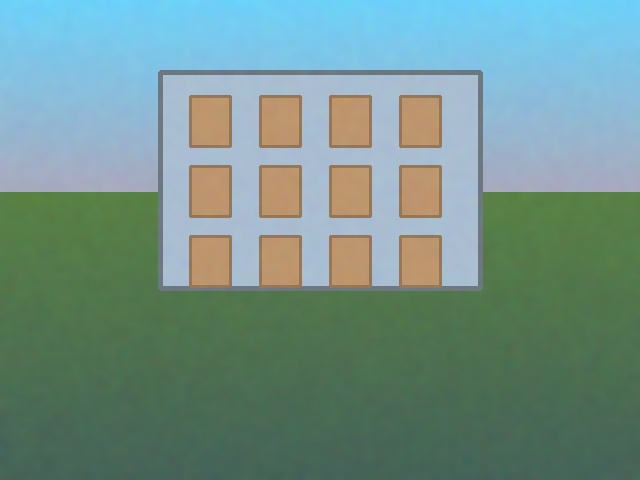
#> input picture data/samples/clean.jpg, 640 x 480 px
$ python build_dataset.py --src ../data/samples --out out.png   (older library calls are emulated)
#> lines starting #> are read from the running program, lines starting #| are printed output that depends on the picture
### backend/features.py
"""
Image quality feature extraction.

Every function here computes ONE interpretable signal about the image
(sharpness, brightness, noise, etc). We keep them separate and interpretable
on purpose -- this is what lets us explain *why* an image was flagged
(see explainability requirement in the assessment), not just spit out a score.
"""

import cv2
import numpy as np


def load_image_bgr(path_or_bytes):
    """Load image as BGR numpy array. Accepts a file path or raw bytes."""
    if isinstance(path_or_bytes, (bytes, bytearray)):
        if not path_or_bytes:
            return None  # Empty buffer — caller maps this to ValueError
        arr = np.frombuffer(path_or_bytes, dtype=np.uint8)
        img = cv2.imdecode(arr, cv2.IMREAD_COLOR)
    else:
        img = cv2.imread(str(path_or_bytes), cv2.IMREAD_COLOR)
    return img  # None if decode failed -> caller must handle "corrupted"


def sharpness_score(gray: np.ndarray) -> float:
    """
    Variance of the Laplacian. Intuition: sharp edges create large second
    derivatives; blur smooths them out. Low variance -> blurry image.
    Typical thresholds (empirical, tune on your data): <100 = very blurry,
    100-300 = soft/mild blur, >300 = sharp.
    """
    return float(cv2.Laplacian(gray, cv2.CV_64F).var())


def brightness_stats(gray: np.ndarray) -> dict:
    """
    Mean brightness (0-255) and the fraction of pixels that are near-black
    or near-white (clipped). A photo taken in a dark room clips toward 0;
    a photo taken facing the sun clips toward 255.
    """
    mean_brightness = float(gray.mean())
    total = gray.size
    dark_frac = float(np.sum(gray < 15) / total)
    bright_frac = float(np.sum(gray > 240) / total)
    return {
        "mean_brightness": mean_brightness,
        "dark_pixel_fraction": dark_frac,
        "bright_pixel_fraction": bright_frac,
    }


def contrast_score(gray: np.ndarray) -> float:
    """Standard deviation of pixel intensities. Low = flat/washed-out image."""
    return float(gray.std())


def noise_score(gray: np.ndarray) -> float:
    """
    Estimate noise using the difference between the image and a
    median-blurred version of itself. Median blur removes noise but
    keeps edges, so what's left over (residual) is mostly noise.
    High residual std -> noisy image (like grain in a low-light photo).
    """
    denoised = cv2.medianBlur(gray, 5)
    residual = gray.astype(np.float32) - denoised.astype(np.float32)
    return float(residual.std())


def saturation_stats(bgr: np.ndarray) -> dict:
    """Mean and std of saturation channel in HSV. Very low mean -> washed out."""
    hsv = cv2.cvtColor(bgr, cv2.COLOR_BGR2HSV)
    sat = hsv[:, :, 1].astype(np.float32)
    return {"mean_saturation": float(sat.mean()), "std_saturation": float(sat.std())}


def edge_density(gray: np.ndarray) -> float:
    """
    Fraction of pixels detected as edges by Canny. Very low edge density
    combined with low sharpness is a strong blur signal (a sharp image of
    a truly flat wall is rare -- most real photos have texture somewhere).
    """
    edges = cv2.Canny(gray, 100, 200)
    return float(np.count_nonzero(edges) / edges.size)


def block_uniformity_score(gray: np.ndarray, block_size: int = 16) -> float:
    """
    Corruption/severe-degradation heuristic: split the image into blocks
    and count how many blocks are near-perfectly uniform (std ~ 0).
    Legitimate photos rarely have large flat regions of identical pixel
    values -- that pattern shows up in truncated/corrupted JPEGs where
    entire blocks fail to decode and get filled with a placeholder color.
    """
    h, w = gray.shape
    if h < block_size or w < block_size:
        return 0.0
    n_blocks = 0
    n_uniform = 0
    for y in range(0, h - block_size, block_size):
        for x in range(0, w - block_size, block_size):
            block = gray[y : y + block_size, x : x + block_size]
            n_blocks += 1
            if block.std() < 1.0:
                n_uniform += 1
    return float(n_uniform / n_blocks) if n_blocks else 0.0


def extract_features(bgr: np.ndarray) -> dict:
    """
    Run the full feature pipeline on a loaded BGR image and return a flat
    dict. This dict is what gets: (a) fed to the ML model, and (b) shown
    to the user for explainability.
    """
    gray = cv2.cvtColor(bgr, cv2.COLOR_BGR2GRAY)

    feats = {}
    feats["sharpness"] = sharpness_score(gray)
    feats.update(brightness_stats(gray))
    feats["contrast"] = contrast_score(gray)
    feats["noise"] = noise_score(gray)
    feats.update(saturation_stats(bgr))
    feats["edge_density"] = edge_density(gray)
    feats["block_uniformity"] = block_uniformity_score(gray)
    feats["height"], feats["width"] = gray.shape

    return feats


FEATURE_ORDER = [
    "sharpness",
    "mean_brightness",
    "dark_pixel_fraction",
    "bright_pixel_fraction",
    "contrast",
    "noise",
    "mean_saturation",
    "std_saturation",
    "edge_density",
    "block_uniformity",
]


def features_to_vector(feats: dict) -> np.ndarray:
    """Convert the feature dict to a fixed-order numpy vector for the model."""
    return np.array([feats[k] for k in FEATURE_ORDER], dtype=np.float32)

### backend/degrade.py
"""
Synthetic degradation generator.

Takes clean images and deliberately damages them in controlled, labeled ways
(blur, over/underexposure, noise, corruption). This is our "test kitchen":
instead of hunting for already-bad photos with unreliable labels, we take
known-good photos and break them ourselves, so we know the ground truth.

Justified by assessment section 8: "If synthetic degradation is used,
describe how training and evaluation data were generated."
"""

import io
import random

import cv2
import numpy as np
from PIL import Image

ISSUE_TYPES = [
    "clean",
    "blur",
    "underexposure",
    "overexposure",
    "noise",
    "corruption",
    "visual_defect",
]


# [10 lines left out: functions apply_blur, apply_underexposure, not called in this run]


def apply_overexposure(bgr: np.ndarray, severity: str) -> np.ndarray:
    """Brighten/blow out the image (simulates shooting into direct sun)."""
    add = {"low": 60, "medium": 110, "high": 170}[severity]
    return np.clip(bgr.astype(np.float32) + add, 0, 255).astype(np.uint8)


# [5 lines left out: function apply_noise, not called in this run]


def apply_corruption(bgr: np.ndarray, severity: str) -> np.ndarray:
    """
    Simulate corrupted/truncated JPEG data by re-encoding at very low
    quality and/or blacking out random blocks (mimics decode failures
    where chunks of the image fail to load).
    """
    quality = {"low": 25, "medium": 10, "high": 3}[severity]
    ok, enc = cv2.imencode(".jpg", bgr, [cv2.IMWRITE_JPEG_QUALITY, quality])
    out = cv2.imdecode(enc, cv2.IMREAD_COLOR)

    if severity in ("medium", "high"):
        h, w = out.shape[:2]
        n_blocks = {"medium": 2, "high": 6}[severity]
        block = max(8, min(h, w) // 8)
        for _ in range(n_blocks):
            y = random.randint(0, max(0, h - block))
            x = random.randint(0, max(0, w - block))
            out[y : y + block, x : x + block] = 0
    return out


def apply_visual_defect(bgr: np.ndarray, severity: str) -> np.ndarray:
    """
    Simulate visual defects: random colored scratch lines and a semi-transparent
    tinted region (watermark / lens flare artifact). These represent
    "Potential visual defect" from the assessment requirements — defects that
    are NOT just exposure/blur/noise problems.
    """
    out = bgr.copy().astype(np.float32)
    h, w = out.shape[:2]

    # Number of scratch lines and tint intensity scale with severity
    n_scratches = {"low": 2, "medium": 5, "high": 12}[severity]
    tint_alpha = {"low": 0.15, "medium": 0.30, "high": 0.50}[severity]

    # Scratch lines — thin random diagonal lines across the image
    for _ in range(n_scratches):
        x1, y1 = random.randint(0, w), random.randint(0, h)
        x2, y2 = random.randint(0, w), random.randint(0, h)
        color = (
            float(random.randint(180, 255)),
            float(random.randint(180, 255)),
            float(random.randint(180, 255)),
        )
        cv2.line(out, (x1, y1), (x2, y2), color, thickness=random.randint(1, 3))

    # Tinted rectangular region (simulates lens flare / watermark / burn)
    rx1 = random.randint(0, w // 2)
    ry1 = random.randint(0, h // 2)
    rx2 = min(w, rx1 + random.randint(w // 4, w // 2))
    ry2 = min(h, ry1 + random.randint(h // 4, h // 2))
    tint_color = np.array(
        [random.randint(0, 255), random.randint(0, 255), random.randint(200, 255)],
        dtype=np.float32,
    )
    region = out[ry1:ry2, rx1:rx2]
    out[ry1:ry2, rx1:rx2] = region * (1 - tint_alpha) + tint_color * tint_alpha

    return np.clip(out, 0, 255).astype(np.uint8)


DEGRADERS = {
    "blur": apply_blur,
    "underexposure": apply_underexposure,
    "overexposure": apply_overexposure,
    "noise": apply_noise,
    "corruption": apply_corruption,
    "visual_defect": apply_visual_defect,
}


def make_labeled_sample(bgr: np.ndarray, issue_type: str = None, severity: str = None):
    """
    Produce one (degraded_image, label) pair.
    If issue_type is None, pick randomly (including 'clean' = no degradation).
    Returns (image, issue_type, severity, quality_label, quality_score)
    """
    if issue_type is None:
        issue_type = random.choice(ISSUE_TYPES)
    if severity is None and issue_type != "clean":
        severity = random.choice(["low", "medium", "high"])

    if issue_type == "clean":
        out = bgr.copy()
        severity = "none"
    else:
        out = DEGRADERS[issue_type](bgr, severity)

    # Map (issue_type, severity) -> a rough quality score / label for training targets.
    if issue_type == "clean":
        score, label = random.randint(88, 100), "ACCEPTABLE"
    else:
        severity_penalty = {"low": 20, "medium": 45, "high": 70}[severity]
        score = max(0, 95 - severity_penalty + random.randint(-5, 5))
        if score >= 70:
            label = "ACCEPTABLE"
        elif score >= 40:
            label = "DEGRADED"
        else:
            label = "DEFECTIVE"

    return out, issue_type, severity, label, score

### backend/build_dataset.py
"""
Build a labeled CSV dataset of engineered features from clean source images
by applying synthetic degradations.

Usage:
    python build_dataset.py --src ../data/raw --out ../data/synthetic/dataset.csv --n_per_image 6

For each clean source image we generate N degraded variants (random issue
type + severity, including some 'clean' variants) and compute engineered
features + labels for each. This CSV is what trains the classical/hybrid
model, and is also useful for exploratory analysis / evaluation plots.
"""

import argparse
import csv
import glob
import os
import sys

sys.path.append(os.path.dirname(__file__))

from features import extract_features, FEATURE_ORDER, load_image_bgr
from degrade import make_labeled_sample


def main():
    ap = argparse.ArgumentParser()
    ap.add_argument("--src", required=True, help="Directory of clean source images")
    ap.add_argument("--out", required=True, help="Output CSV path")
    ap.add_argument("--n_per_image", type=int, default=6)
    args = ap.parse_args()

    paths = []
    for ext in ("*.jpg", "*.jpeg", "*.png", "*.JPG", "*.JPEG", "*.PNG"):
        paths.extend(glob.glob(os.path.join(args.src, "**", ext), recursive=True))
#> pass 2 of the loop in main, `for ext in ("*.jpg", "*.jpeg", "*.png", "*.JPG", "*.JPEG", "*.PNG"):`:

    if not paths:
        print(f"No images found under {args.src}")
        return

    print(f"Found {len(paths)} source images. Generating {args.n_per_image} variants each...")

    os.makedirs(os.path.dirname(args.out), exist_ok=True)
    fieldnames = ["source_path", "issue_type", "severity", "quality_label", "quality_score"] + FEATURE_ORDER

    n_written = 0
    with open(args.out, "w", newline="") as f:
        writer = csv.DictWriter(f, fieldnames=fieldnames)
        writer.writeheader()

        for i, p in enumerate(paths):
            bgr = load_image_bgr(p)
#> in load_image_bgr, img is the input picture: shape (480, 640, 3); mean B, G, R 138.9, 146.5, 114.3
            if bgr is None:
                continue
            # keep things fast: downsize very large images before degrading/featurizing
            h, w = bgr.shape[:2]
#> h = 480; w = 640
            max_dim = 640
            if max(h, w) > max_dim:
                scale = max_dim / max(h, w)
                import cv2

                bgr = cv2.resize(bgr, (int(w * scale), int(h * scale)))

            for _ in range(args.n_per_image):
                degraded, issue_type, severity, label, score = make_labeled_sample(bgr)
                feats = extract_features(degraded)
                row = {
                    "source_path": p,
                    "issue_type": issue_type,
                    "severity": severity,
                    "quality_label": label,
                    "quality_score": score,
                }
                row.update({k: feats[k] for k in FEATURE_ORDER})
                writer.writerow(row)
                n_written += 1
#> this loop made 6 passes
#> (issue_type, severity, label, score) on passes 1 to 6: ('visual_defect', 'medium', 'DEGRADED', 51), ('corruption', 'high', 'DEFECTIVE', 23), ('visual_defect', 'low', 'ACCEPTABLE', 79), ('visual_defect', 'medium', 'DEGRADED', 45), ('corruption', 'medium', 'DEGRADED', 50), ('overexposure', 'low', 'ACCEPTABLE', 71)
#> pass 1, in apply_visual_defect, `region = out[ry1:ry2, rx1:rx2]`:
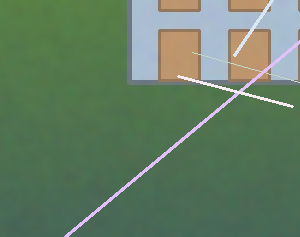
#> region: shape (237, 300, 3) float32; mean B, G, R 100, 125.8, 99.8
#> pass 1, in make_labeled_sample, `out = DEGRADERS[issue_type](bgr, severity)`:
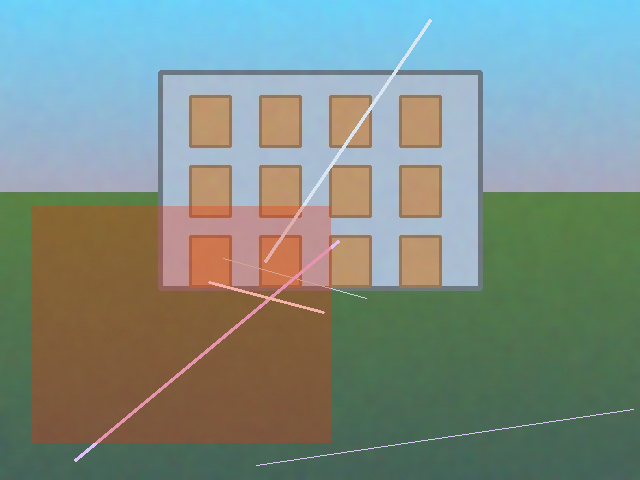
#> out: shape (480, 640, 3); mean B, G, R 133.5, 141.7, 125.3
#> pass 1, in extract_features, `gray = cv2.cvtColor(bgr, cv2.COLOR_BGR2GRAY)`:
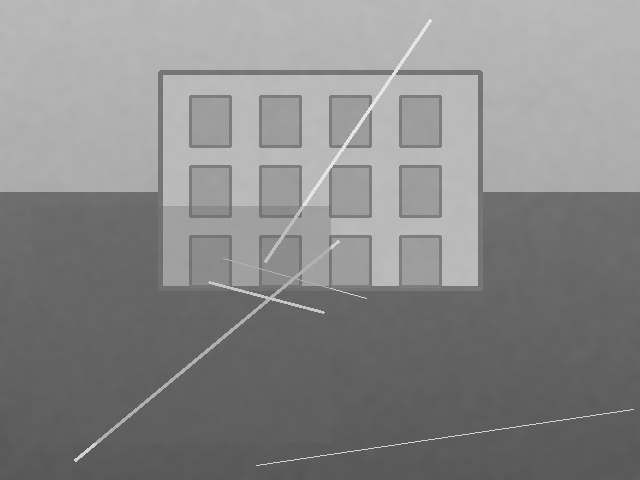
#> gray: shape (480, 640); min 86, max 228, mean 135.9
#> after the loop:
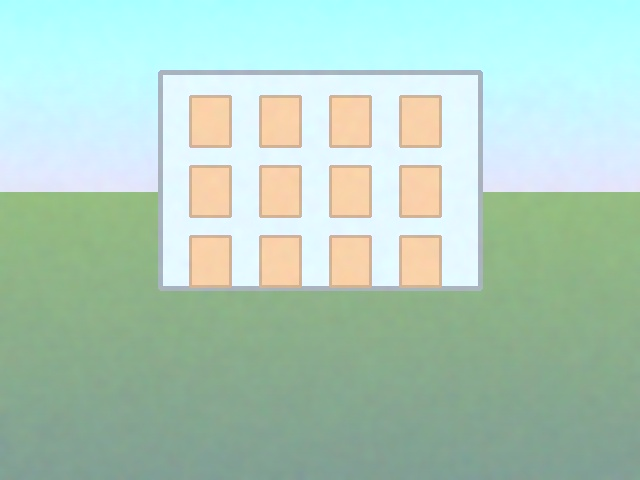
#> degraded: shape (480, 640, 3); mean B, G, R 189.2, 205.5, 174.3
#> after the loop, n_written = 6

            if (i + 1) % 50 == 0:
                print(f"  processed {i+1}/{len(paths)} source images -> {n_written} samples so far")
#> pass 2 of the loop in main, `for i, p in enumerate(paths):`:
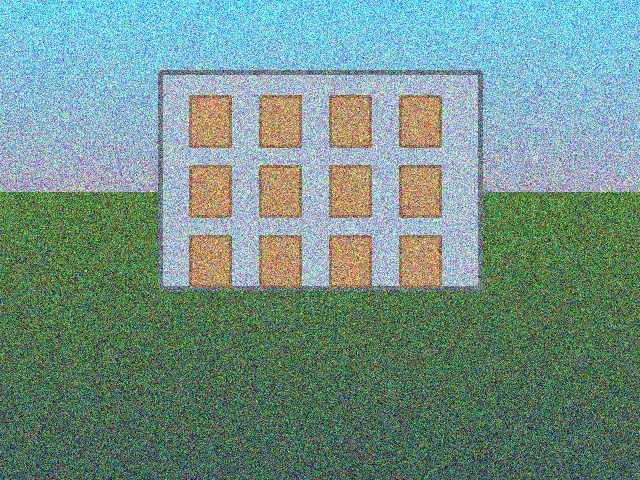
#> input picture data/samples/noise.jpg, 640 x 480 px
#> in load_image_bgr, img is the input picture: shape (480, 640, 3); mean B, G, R 136, 145.3, 114
#> the loop in main, `for _ in range(args.n_per_image):` made 6 passes
#> (issue_type, severity, label, score) on passes 1 to 6: ('visual_defect', 'low', 'ACCEPTABLE', 73), ('corruption', 'low', 'ACCEPTABLE', 80), ('clean', 'none', 'ACCEPTABLE', 96), ('overexposure', 'high', 'DEFECTIVE', 21), ('visual_defect', 'medium', 'DEGRADED', 45), ('overexposure', 'high', 'DEFECTIVE', 21)
#> pass 1, in extract_features (call 7), `gray = cv2.cvtColor(bgr, cv2.COLOR_BGR2GRAY)`:
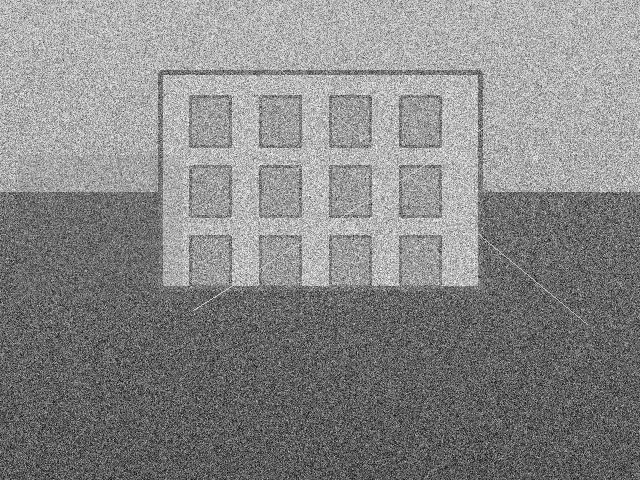
#> gray: shape (480, 640); min 0, max 254, mean 134.8
#> after the loop in main, `for _ in range(args.n_per_image):`:
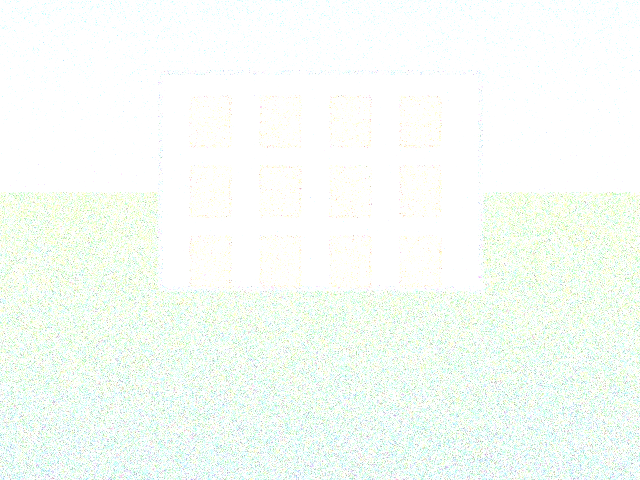
#> degraded: shape (480, 640, 3); mean B, G, R 247.3, 252.9, 246.5
#> after the loop in main, `for _ in range(args.n_per_image):`: n_written = 12

    print(f"Done. Wrote {n_written} labeled samples to {args.out}")
#| Done. Wrote 12 labeled samples to out.png


if __name__ == "__main__":
    main()
